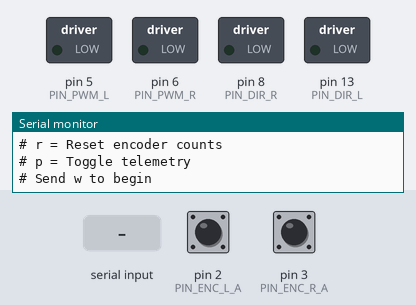
Bench run of a sketch on a simulated Arduino Uno, built with avr-gcc and run on an emulated ATmega328P. On the bench: switched loads named in the sketch (green lamp = pin HIGH), the last lines printed to the serial monitor. Inputs (shaded band) come from the test bench; at power-on: pin 2 (PIN_ENC_L_A) HIGH, pin 3 (PIN_ENC_R_A) HIGH. Pins used as bus, display or sensor lines are not drawn.

Above: at 1.2 s.
1.3 s: "w" received over Serial
At 1.54 s:
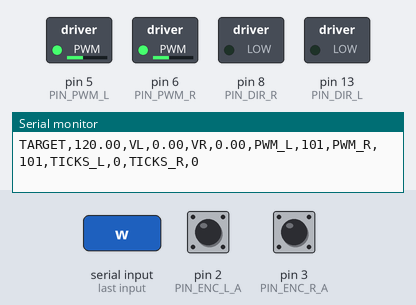
At 3.5 s:
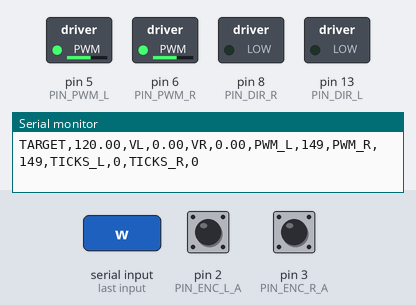
4.3 s: byte 32 (' ') received over Serial
At 5.2 s:
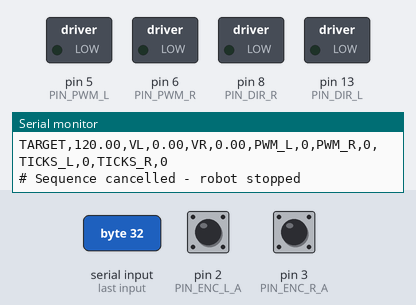
5.8 s: byte 112 ('p') received over Serial
7.3 s: byte 80 ('P') received over Serial
8.8 s: "+" received over Serial
10.3 s: "W" received over Serial
At 11.6 s:
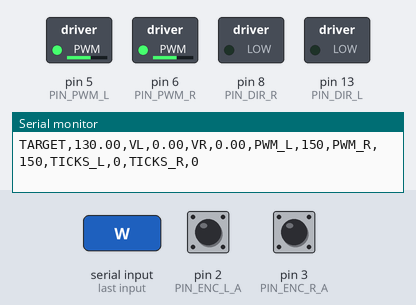
Timing chart, 0 to 14.3 s (numbered marks = the images above; inputs shaded):
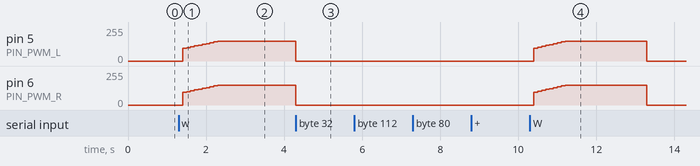

Measured:
- after the input at 1.3 s, pin 5 (PIN_PWM_L), pin 6 (PIN_PWM_R): rises from 0/255 to 149/255 in 0.90 s, then falls to 0/255 in 2.0 s
- after the input at 4.3 s, pin 5 (PIN_PWM_L), pin 6 (PIN_PWM_R): stays 0/255 (without the input it goes to 149/255 after 1.1 s)
- after the input at 10.3 s, pin 5 (PIN_PWM_L), pin 6 (PIN_PWM_R): rises from 0/255 to 150/255 in 0.90 s, then falls to 0/255 in 2.0 s

The sketch:

stage2_three_second_stops.ino
```cpp
#include <Arduino.h>

// ============================================================
// TI-RSLK MAX - STAGE 2: CLOSED-LOOP CONTROL WITH THREE STOPS
// Arduino Uno
//
// Sequence:
//   Drive 3 seconds
//   Stop  1 second
//   Drive 3 seconds
//   Stop  1 second
//   Drive 3 seconds
//   Stop  1 second
//   Finish
//
// Serial commands:
//   w = Start/restart complete sequence
//   x = Stop and cancel sequence
//   + = Increase target speed
//   - = Decrease target speed
//   r = Reset encoder counts
//   p = Toggle telemetry
// ============================================================

// -------------------- MOTOR PINS ----------------------------

const uint8_t PIN_PWM_L   = 5;
const uint8_t PIN_DIR_L   = 13;
const uint8_t PIN_PWM_R   = 6;
const uint8_t PIN_DIR_R   = 8;

const uint8_t PIN_SLEEP_L = 10;
const uint8_t PIN_SLEEP_R = 11;

// -------------------- ENCODER PINS --------------------------

const uint8_t PIN_ENC_L_A = 2;
const uint8_t PIN_ENC_L_B = 4;

const uint8_t PIN_ENC_R_A = 3;
const uint8_t PIN_ENC_R_B = 12;

// Preserve tested motor and encoder directions.

const bool LEFT_MOTOR_INVERTED  = false;
const bool RIGHT_MOTOR_INVERTED = false;

const bool LEFT_ENC_INVERTED  = true;
const bool RIGHT_ENC_INVERTED = false;

// -------------------- WHEEL PARAMETERS ----------------------

const float WHEEL_DIAMETER_MM = 70.0f;
const float COUNTS_PER_REV     = 720.0f;

const float MM_PER_TICK =
  (PI * WHEEL_DIAMETER_MM) / COUNTS_PER_REV;

// -------------------- PI CONTROLLER -------------------------

float KP = 0.20f;
float KI = 0.50f;

float targetSpeed = 120.0f;  // mm/s

const float BASE_PWM = 65.0f;

const int PWM_MIN = 0;
const int PWM_MAX = 150;

const float INTEGRAL_LIMIT = 60.0f;

// -------------------- SEQUENCE TIMING -----------------------

const uint32_t DRIVE_DURATION_MS = 3000;
const uint32_t STOP_DURATION_MS  = 1000;

const uint8_t TOTAL_STOPS = 3;

// -------------------- CONTROL TIMING ------------------------

const uint32_t CONTROL_INTERVAL_MS = 100;
const uint32_t TELEMETRY_INTERVAL_MS = 200;

// -------------------- ENCODER COUNTS ------------------------

volatile long ticksL = 0;
volatile long ticksR = 0;

void isrLeft() {
  int8_t d =
    (digitalRead(PIN_ENC_L_A) != digitalRead(PIN_ENC_L_B))
    ? 1 : -1;

  ticksL += LEFT_ENC_INVERTED ? -d : d;
}

void isrRight() {
  int8_t d =
    (digitalRead(PIN_ENC_R_A) != digitalRead(PIN_ENC_R_B))
    ? 1 : -1;

  ticksR += RIGHT_ENC_INVERTED ? -d : d;
}

long readTicks(volatile long &counter) {
  noInterrupts();
  long value = counter;
  interrupts();
  return value;
}

// -------------------- MOTOR OUTPUT VARIABLES ----------------

int pwmL = 0;
int pwmR = 0;

// -------------------- MOTOR CONTROL -------------------------

void driveMotor(
  uint8_t pwmPin,
  uint8_t dirPin,
  bool inverted,
  int pwm
) {
  pwm = constrain(pwm, -255, 255);

  if (pwm == 0) {
    analogWrite(pwmPin, 0);
    return;
  }

  bool forward = (pwm > 0) != inverted;

  digitalWrite(dirPin, forward ? LOW : HIGH);
  analogWrite(pwmPin, abs(pwm));
}

void stopMotors() {

  pwmL = 0;
  pwmR = 0;

  driveMotor(
    PIN_PWM_L,
    PIN_DIR_L,
    LEFT_MOTOR_INVERTED,
    0
  );

  driveMotor(
    PIN_PWM_R,
    PIN_DIR_R,
    RIGHT_MOTOR_INVERTED,
    0
  );
}

// -------------------- PI CONTROLLER -------------------------

float integralL = 0.0f;
float integralR = 0.0f;

int calculatePI(
  float target,
  float measured,
  float &integral,
  float dt
) {
  float error = target - measured;

  float candidateIntegral =
    integral + KI * error * dt;

  candidateIntegral = constrain(
    candidateIntegral,
    -INTEGRAL_LIMIT,
    INTEGRAL_LIMIT
  );

  float output =
    BASE_PWM + KP * error + candidateIntegral;

  float limitedOutput = constrain(
    output,
    (float)PWM_MIN,
    (float)PWM_MAX
  );

  // Anti-windup
  if (output == limitedOutput ||
      (output > PWM_MAX && error < 0) ||
      (output < PWM_MIN && error > 0)) {

    integral = candidateIntegral;
  }

  return (int)constrain(
    limitedOutput,
    (float)PWM_MIN,
    (float)PWM_MAX
  );
}

// -------------------- ROBOT STATE MACHINE -------------------

enum RobotState {
  IDLE,
  DRIVING,
  STOPPED,
  FINISHED
};

RobotState robotState = IDLE;

uint8_t completedStops = 0;

uint32_t stateStartMs = 0;
uint32_t lastControlMs = 0;
uint32_t lastTelemetryMs = 0;

long previousTicksL = 0;
long previousTicksR = 0;

float velocityL = 0.0f;
float velocityR = 0.0f;

bool telemetryOn = true;

// -------------------- RESET DRIVE CONTROLLER ---------------

void resetDriveController() {

  integralL = 0.0f;
  integralR = 0.0f;

  pwmL = 0;
  pwmR = 0;

  previousTicksL = readTicks(ticksL);
  previousTicksR = readTicks(ticksR);

  velocityL = 0.0f;
  velocityR = 0.0f;

  lastControlMs = millis();
}

// -------------------- START SEQUENCE ------------------------

void startSequence() {

  stopMotors();

  completedStops = 0;

  resetDriveController();

  robotState = DRIVING;
  stateStartMs = millis();

  Serial.println();
  Serial.println(F("# Sequence started"));
  Serial.println(F("# Driving for 3 seconds"));
}

// -------------------- CANCEL SEQUENCE -----------------------

void cancelSequence() {

  stopMotors();

  integralL = 0.0f;
  integralR = 0.0f;

  robotState = IDLE;
  completedStops = 0;

  velocityL = 0.0f;
  velocityR = 0.0f;

  Serial.println(F("# Sequence cancelled - robot stopped"));
}

// -------------------- STATE MACHINE UPDATE ------------------

void updateSequence(uint32_t now) {

  // Driving interval completed: enter stop state.

  if (robotState == DRIVING &&
      now - stateStartMs >= DRIVE_DURATION_MS) {

    stopMotors();

    integralL = 0.0f;
    integralR = 0.0f;

    velocityL = 0.0f;
    velocityR = 0.0f;

    completedStops++;

    robotState = STOPPED;
    stateStartMs = now;

    Serial.print(F("# Stop "));
    Serial.print(completedStops);
    Serial.println(F(" of 3 - waiting 1 second"));
  }

  // Stop interval completed: resume or finish.

  else if (robotState == STOPPED &&
           now - stateStartMs >= STOP_DURATION_MS) {

    if (completedStops < TOTAL_STOPS) {

      resetDriveController();

      robotState = DRIVING;
      stateStartMs = now;

      Serial.println(F("# Resuming forward movement"));
    }
    else {

      stopMotors();

      robotState = FINISHED;

      Serial.println();
      Serial.println(F("# ================================="));
      Serial.println(F("# SEQUENCE COMPLETED"));
      Serial.println(F("# Three stops completed"));
      Serial.println(F("# Robot remains stopped"));
      Serial.println(F("# ================================="));
    }
  }
}

// -------------------- SERIAL COMMANDS -----------------------

void handleSerial() {

  while (Serial.available()) {

    char c = Serial.read();

    switch (c) {

      case 'w':
      case 'W':
        startSequence();
        break;

      case 'x':
      case 'X':
      case ' ':
        cancelSequence();
        break;

      case '+':
      case '=':
        targetSpeed = min(250.0f, targetSpeed + 10.0f);

        Serial.print(F("# Target speed: "));
        Serial.println(targetSpeed);
        break;

      case '-':
      case '_':
        targetSpeed = max(40.0f, targetSpeed - 10.0f);

        Serial.print(F("# Target speed: "));
        Serial.println(targetSpeed);
        break;

      case 'r':
      case 'R':
        noInterrupts();
        ticksL = 0;
        ticksR = 0;
        interrupts();

        previousTicksL = 0;
        previousTicksR = 0;

        Serial.println(F("# Encoder counts reset"));
        break;

      case 'p':
      case 'P':
        telemetryOn = !telemetryOn;

        Serial.print(F("# Telemetry "));
        Serial.println(telemetryOn ? F("ON") : F("OFF"));
        break;
    }
  }
}

// -------------------- SETUP ---------------------------------

void setup() {

  Serial.begin(115200);

  pinMode(PIN_PWM_L, OUTPUT);
  pinMode(PIN_DIR_L, OUTPUT);

  pinMode(PIN_PWM_R, OUTPUT);
  pinMode(PIN_DIR_R, OUTPUT);

  pinMode(PIN_SLEEP_L, OUTPUT);
  pinMode(PIN_SLEEP_R, OUTPUT);

  analogWrite(PIN_PWM_L, 0);
  analogWrite(PIN_PWM_R, 0);

  digitalWrite(PIN_SLEEP_L, HIGH);
  digitalWrite(PIN_SLEEP_R, HIGH);

  pinMode(PIN_ENC_L_A, INPUT);
  pinMode(PIN_ENC_L_B, INPUT);

  pinMode(PIN_ENC_R_A, INPUT);
  pinMode(PIN_ENC_R_B, INPUT);

  attachInterrupt(
    digitalPinToInterrupt(PIN_ENC_L_A),
    isrLeft,
    CHANGE
  );

  attachInterrupt(
    digitalPinToInterrupt(PIN_ENC_R_A),
    isrRight,
    CHANGE
  );

  lastControlMs = millis();
  lastTelemetryMs = millis();

  Serial.println();
  Serial.println(F("# TI-RSLK MAX - Stage 2"));
  Serial.println(F("# Closed-loop control with three stops"));
  Serial.println(F("# Drive: 3 seconds | Stop: 1 second"));

  Serial.println(F("# Commands:"));
  Serial.println(F("# w = Start/restart sequence"));
  Serial.println(F("# x = Cancel and stop"));
  Serial.println(F("# +/- = Adjust target speed"));
  Serial.println(F("# r = Reset encoder counts"));
  Serial.println(F("# p = Toggle telemetry"));

  Serial.println(F("# Send w to begin"));
}

// -------------------- MAIN LOOP -----------------------------

void loop() {

  handleSerial();

  uint32_t now = millis();

  // Update sequence state machine.
  updateSequence(now);

  // PI controller operates only during driving.

  if (robotState == DRIVING) {

    if (now - lastControlMs >= CONTROL_INTERVAL_MS) {

      float dt = (now - lastControlMs) / 1000.0f;
      lastControlMs = now;

      long currentL = readTicks(ticksL);
      long currentR = readTicks(ticksR);

      long deltaL = currentL - previousTicksL;
      long deltaR = currentR - previousTicksR;

      previousTicksL = currentL;
      previousTicksR = currentR;

      velocityL = (deltaL * MM_PER_TICK) / dt;
      velocityR = (deltaR * MM_PER_TICK) / dt;

      // Independent PI controllers.

      pwmL = calculatePI(
        targetSpeed,
        velocityL,
        integralL,
        dt
      );

      pwmR = calculatePI(
        targetSpeed,
        velocityR,
        integralR,
        dt
      );

      driveMotor(
        PIN_PWM_L,
        PIN_DIR_L,
        LEFT_MOTOR_INVERTED,
        pwmL
      );

      driveMotor(
        PIN_PWM_R,
        PIN_DIR_R,
        RIGHT_MOTOR_INVERTED,
        pwmR
      );
    }
  }

  // ---------------- TELEMETRY ----------------

  if (telemetryOn &&
      (robotState == DRIVING || robotState == STOPPED) &&
      now - lastTelemetryMs >= TELEMETRY_INTERVAL_MS) {

    lastTelemetryMs = now;

    Serial.print(F("TARGET,"));
    Serial.print(targetSpeed);

    Serial.print(F(",VL,"));
    Serial.print(velocityL);

    Serial.print(F(",VR,"));
    Serial.print(velocityR);

    Serial.print(F(",PWM_L,"));
    Serial.print(pwmL);

    Serial.print(F(",PWM_R,"));
    Serial.print(pwmR);

    Serial.print(F(",TICKS_L,"));
    Serial.print(readTicks(ticksL));

    Serial.print(F(",TICKS_R,"));
    Serial.println(readTicks(ticksR));
  }
}
```
